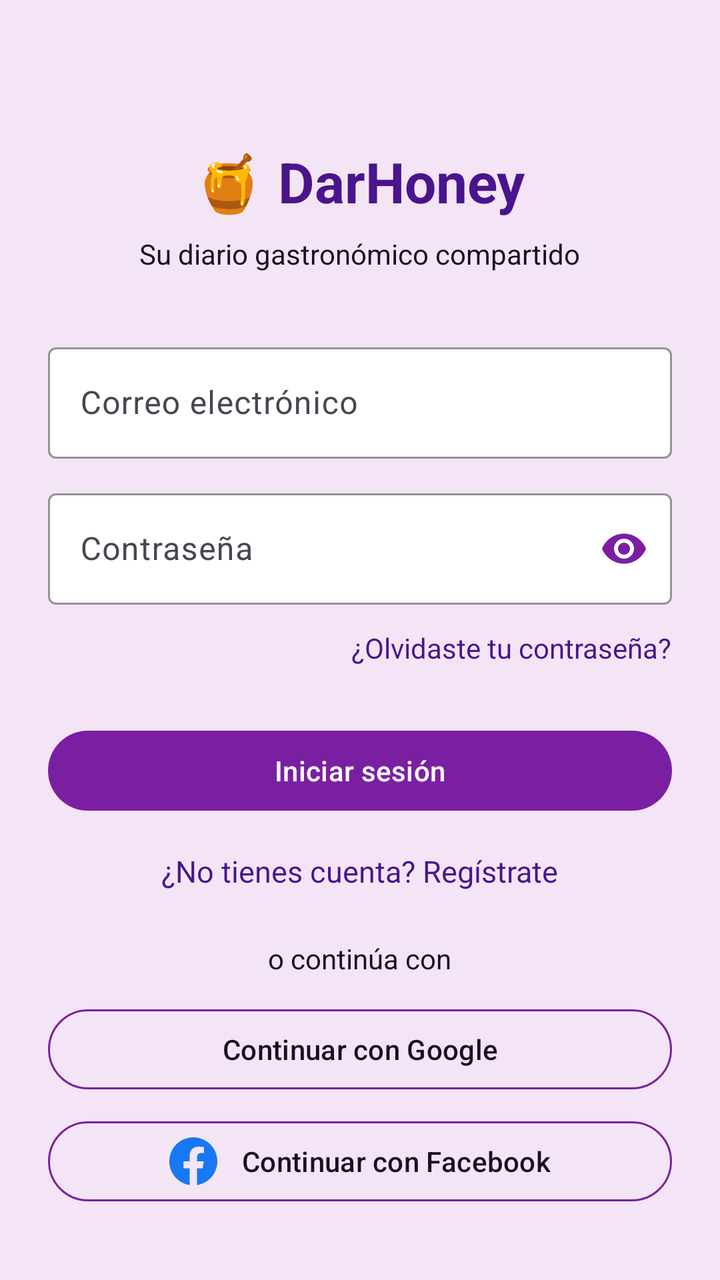
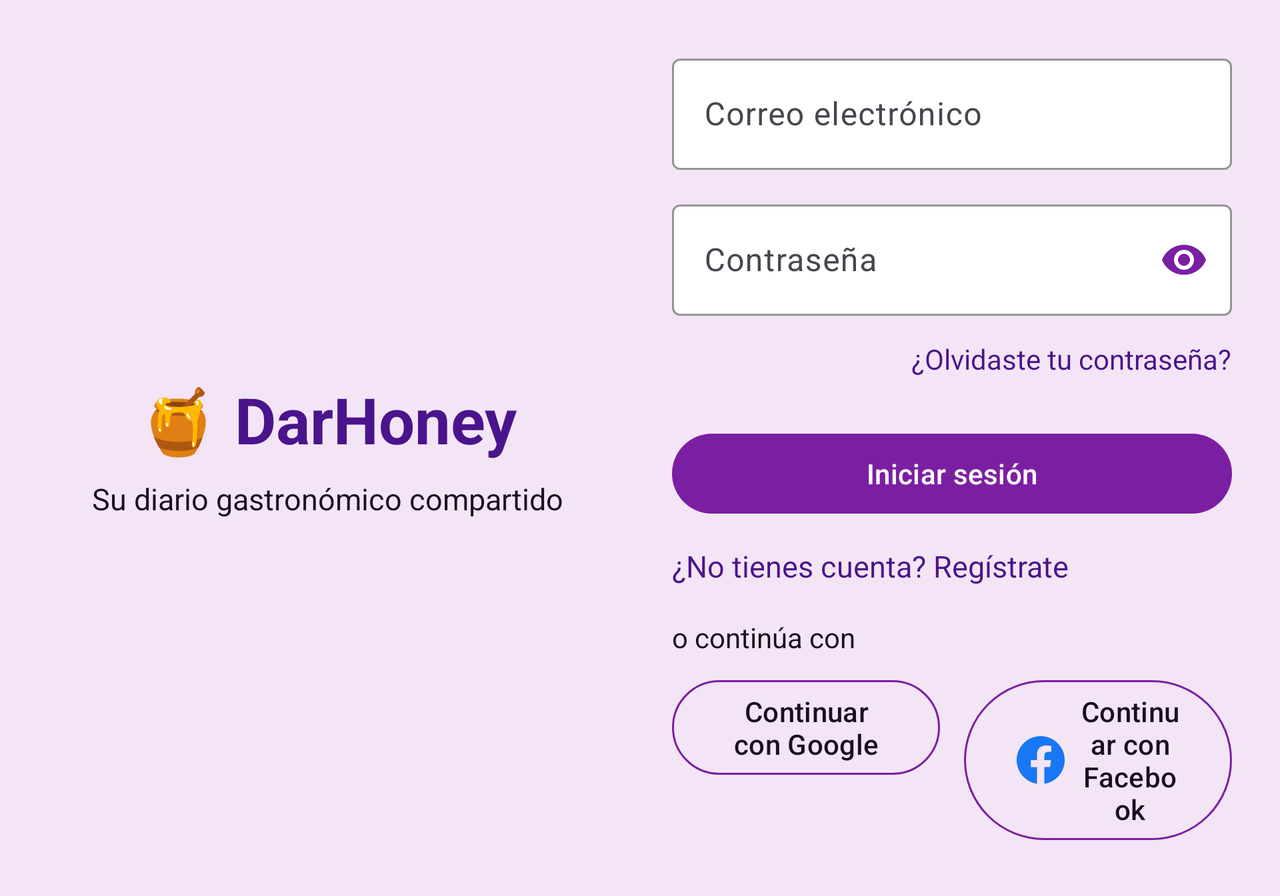

Two renders of one Android screen. The first uses the default layout on a phone; the second uses the alternative layout the repository ships for a different screen configuration, on a matching device. The two XML files are below.
<!-- AndroidManifest.xml: activity theme Theme.DarHoney -->
<!-- res/layout/activity_login.xml -->
<?xml version="1.0" encoding="utf-8"?>
<ScrollView xmlns:android="http://schemas.android.com/apk/res/android"
    xmlns:app="http://schemas.android.com/apk/res-auto"
    android:layout_width="match_parent"
    android:layout_height="match_parent"
    android:background="@color/honey_background"
    android:fillViewport="true">

    <LinearLayout
        android:layout_width="match_parent"
        android:layout_height="wrap_content"
        android:gravity="center_horizontal"
        android:orientation="vertical"
        android:padding="24dp">

        <TextView
            android:layout_width="wrap_content"
            android:layout_height="wrap_content"
            android:layout_marginTop="48dp"
            android:text="🍯 DarHoney"
            android:textColor="@color/honey_primary_dark"
            android:textSize="28sp"
            android:textStyle="bold" />

        <TextView
            android:layout_width="wrap_content"
            android:layout_height="wrap_content"
            android:layout_marginTop="8dp"
            android:layout_marginBottom="32dp"
            android:text="Su diario gastronómico compartido"
            android:textColor="@color/honey_on_surface"
            android:textSize="14sp" />

        <com.google.android.material.textfield.TextInputLayout
            android:id="@+id/tilName"
            style="@style/Widget.DarHoney.TextInputLayout"
            android:layout_width="match_parent"
            android:layout_height="wrap_content"
            android:visibility="gone"
            android:hint="Tu nombre">

            <com.google.android.material.textfield.TextInputEditText
                android:id="@+id/etName"
                style="@style/Widget.DarHoney.TextInputEditText"
                android:layout_width="match_parent"
                android:layout_height="wrap_content"
                android:inputType="textPersonName"
                android:textColor="@color/honey_on_surface" />
        </com.google.android.material.textfield.TextInputLayout>

        <com.google.android.material.textfield.TextInputLayout
            android:id="@+id/tilEmail"
            style="@style/Widget.DarHoney.TextInputLayout"
            android:layout_width="match_parent"
            android:layout_height="wrap_content"
            android:hint="Correo electrónico">

            <com.google.android.material.textfield.TextInputEditText
                android:id="@+id/etEmail"
                style="@style/Widget.DarHoney.TextInputEditText"
                android:layout_width="match_parent"
                android:layout_height="wrap_content"
                android:inputType="textEmailAddress"
                android:textColor="@color/honey_on_surface" />
        </com.google.android.material.textfield.TextInputLayout>

        <com.google.android.material.textfield.TextInputLayout
            android:id="@+id/tilPassword"
            style="@style/Widget.DarHoney.TextInputLayout"
            android:layout_width="match_parent"
            android:layout_height="wrap_content"
            android:layout_marginTop="12dp"
            android:hint="Contraseña"
            app:endIconMode="password_toggle"
            app:endIconTint="@color/honey_primary">

            <com.google.android.material.textfield.TextInputEditText
                android:id="@+id/etPassword"
                style="@style/Widget.DarHoney.TextInputEditText"
                android:layout_width="match_parent"
                android:layout_height="wrap_content"
                android:inputType="textPassword"
                android:textColor="@color/honey_on_surface" />
        </com.google.android.material.textfield.TextInputLayout>

        <TextView
            android:id="@+id/tvForgotPassword"
            android:layout_width="wrap_content"
            android:layout_height="wrap_content"
            android:layout_gravity="end"
            android:layout_marginTop="8dp"
            android:paddingVertical="4dp"
            android:text="@string/forgot_password"
            android:textColor="@color/honey_primary_dark"
            android:textSize="14sp" />

        <com.google.android.material.button.MaterialButton
            android:id="@+id/btnSubmit"
            android:layout_width="match_parent"
            android:layout_height="wrap_content"
            android:layout_marginTop="24dp"
            android:text="Iniciar sesión"
            android:textColor="@color/white"
            app:backgroundTint="@color/honey_primary" />

        <TextView
            android:id="@+id/tvToggleMode"
            android:layout_width="wrap_content"
            android:layout_height="wrap_content"
            android:layout_marginTop="16dp"
            android:text="¿No tienes cuenta? Regístrate"
            android:textColor="@color/honey_primary_dark"
            android:textSize="15sp" />

        <TextView
            android:id="@+id/tvOrContinue"
            android:layout_width="wrap_content"
            android:layout_height="wrap_content"
            android:layout_marginTop="24dp"
            android:text="@string/or_continue_with"
            android:textColor="@color/honey_on_surface"
            android:textSize="14sp" />

        <com.google.android.material.button.MaterialButton
            android:id="@+id/btnGoogle"
            style="@style/Widget.Material3.Button.OutlinedButton"
            android:layout_width="match_parent"
            android:layout_height="wrap_content"
            android:layout_marginTop="12dp"
            android:text="@string/sign_in_with_google"
            android:textColor="@color/honey_on_surface"
            app:icon="@drawable/ic_logo_google"
            app:iconGravity="textStart"
            app:iconPadding="12dp"
            app:iconSize="24dp"
            app:iconTint="@null"
            app:strokeColor="@color/honey_primary" />

        <com.google.android.material.button.MaterialButton
            android:id="@+id/btnFacebook"
            style="@style/Widget.Material3.Button.OutlinedButton"
            android:layout_width="match_parent"
            android:layout_height="wrap_content"
            android:layout_marginTop="8dp"
            android:text="@string/sign_in_with_facebook"
            android:textColor="@color/honey_on_surface"
            app:icon="@drawable/ic_logo_facebook"
            app:iconGravity="textStart"
            app:iconPadding="12dp"
            app:iconSize="24dp"
            app:iconTint="@null"
            app:strokeColor="@color/honey_primary" />

        <ProgressBar
            android:id="@+id/progressBar"
            android:layout_width="wrap_content"
            android:layout_height="wrap_content"
            android:layout_marginTop="16dp"
            android:indeterminateTint="@color/honey_primary"
            android:visibility="gone" />

    </LinearLayout>
</ScrollView>
<!-- resources referenced by this layout -->
<resources>
  <color name="honey_background">#F3E5F5</color>
  <color name="honey_on_surface">#1A0F22</color>
  <color name="honey_primary">#7B1FA2</color>
  <color name="honey_primary_dark">#4A148C</color>
  <color name="white">#FFFFFFFF</color>
  <!-- drawable ic_logo_facebook (drawable) -->
  <vector xmlns:android="http://schemas.android.com/apk/res/android"
      android:width="24dp"
      android:height="24dp"
      android:viewportWidth="24"
      android:viewportHeight="24">
      <path
          android:fillColor="#1877F2"
          android:pathData="M24,12c0,-6.627 -5.373,-12 -12,-12C5.373,0 0,5.373 0,12c0,5.991 4.388,10.954 10.125,11.854V15.469H7.078V12h3.047V9.356c0,-3.007 1.792,-4.669 4.533,-4.669 1.312,0 2.686,0.234 2.686,0.234v2.953H15.83c-1.491,0 -1.956,0.925 -1.956,1.874V12h3.328l-0.532,3.469h-2.796v8.385C19.612,22.954 24,17.991 24,12z" />
  </vector>
  <string name="forgot_password">¿Olvidaste tu contraseña?</string>
  <string name="or_continue_with">o continúa con</string>
  <string name="sign_in_with_facebook">Continuar con Facebook</string>
  <string name="sign_in_with_google">Continuar con Google</string>
  <style name="Widget.DarHoney.TextInputEditText" parent="Widget.Material3.TextInputEditText.OutlinedBox">
          <item name="android:textColor">@color/honey_on_surface</item>
          <item name="android:textColorHint">@color/honey_text_secondary</item>
          <item name="android:textSize">16sp</item>
      </style>
  <style name="Widget.DarHoney.TextInputLayout" parent="Widget.Material3.TextInputLayout.OutlinedBox">
          <item name="hintTextColor">@color/honey_text_secondary</item>
          <item name="boxStrokeColor">@color/honey_primary</item>
          <item name="boxBackgroundColor">@color/honey_surface</item>
          <item name="materialThemeOverlay">@style/ThemeOverlay.DarHoney.TextInput</item>
          <item name="editTextStyle">@style/Widget.DarHoney.TextInputEditText</item>
      </style>
  <style name="Theme.DarHoney" parent="Base.Theme.DarHoney" />
  <color name="honey_text_secondary">#4A148C</color>
  <color name="honey_surface">#FFFFFF</color>
  <style name="ThemeOverlay.DarHoney.TextInput" parent="ThemeOverlay.Material3.TextInputEditText.OutlinedBox">
          <item name="colorControlActivated">@color/honey_primary</item>
          <item name="android:textColor">@color/honey_on_surface</item>
          <item name="android:textColorHint">@color/honey_text_secondary</item>
      </style>
  <style name="Base.Theme.DarHoney" parent="Theme.Material3.Light.NoActionBar">
          <item name="colorPrimary">@color/honey_primary</item>
          <item name="colorPrimaryDark">@color/honey_primary_dark</item>
          <item name="colorSecondary">@color/honey_secondary</item>
          <item name="android:colorBackground">@color/honey_background</item>
          <item name="colorSurface">@color/honey_surface</item>
          <item name="colorOnPrimary">@color/honey_on_primary</item>
          <item name="colorOnSurface">@color/honey_on_surface</item>
          <item name="android:textColor">@color/honey_on_surface</item>
          <item name="android:textColorPrimary">@color/honey_on_surface</item>
          <item name="android:textColorHint">@color/honey_text_secondary</item>
          <item name="textInputStyle">@style/Widget.DarHoney.TextInputLayout</item>
          <item name="editTextStyle">@style/Widget.DarHoney.TextInputEditText</item>
          <item name="android:editTextStyle">@style/Widget.DarHoney.TextInputEditText</item>
          <item name="android:statusBarColor">@color/honey_primary_dark</item>
      </style>
  <color name="honey_secondary">#CE93D8</color>
  <color name="honey_on_primary">#FFFFFF</color>
</resources>
<!-- res/layout-land/activity_login.xml (the repository's variant of the layout above) -->
<!-- drawn on the phone turned sideways -->
<?xml version="1.0" encoding="utf-8"?>
<ScrollView xmlns:android="http://schemas.android.com/apk/res/android"
    xmlns:app="http://schemas.android.com/apk/res-auto"
    android:layout_width="match_parent"
    android:layout_height="match_parent"
    android:background="@color/honey_background"
    android:fillViewport="true">

    <LinearLayout
        android:layout_width="match_parent"
        android:layout_height="wrap_content"
        android:baselineAligned="false"
        android:gravity="center_vertical"
        android:orientation="horizontal"
        android:padding="24dp">

        <LinearLayout
            android:layout_width="0dp"
            android:layout_height="wrap_content"
            android:layout_weight="1"
            android:gravity="center_horizontal"
            android:orientation="vertical"
            android:paddingEnd="16dp">

            <TextView
                android:layout_width="wrap_content"
                android:layout_height="wrap_content"
                android:text="🍯 DarHoney"
                android:textColor="@color/honey_primary_dark"
                android:textSize="32sp"
                android:textStyle="bold" />

            <TextView
                android:layout_width="wrap_content"
                android:layout_height="wrap_content"
                android:layout_marginTop="8dp"
                android:gravity="center"
                android:text="Su diario gastronómico compartido"
                android:textColor="@color/honey_on_surface"
                android:textSize="15sp" />
        </LinearLayout>

        <LinearLayout
            android:layout_width="0dp"
            android:layout_height="wrap_content"
            android:layout_weight="1"
            android:orientation="vertical"
            android:paddingStart="16dp">

            <com.google.android.material.textfield.TextInputLayout
                android:id="@+id/tilName"
                style="@style/Widget.DarHoney.TextInputLayout"
                android:layout_width="match_parent"
                android:layout_height="wrap_content"
                android:visibility="gone"
                android:hint="Tu nombre">

                <com.google.android.material.textfield.TextInputEditText
                    android:id="@+id/etName"
                    style="@style/Widget.DarHoney.TextInputEditText"
                    android:layout_width="match_parent"
                    android:layout_height="wrap_content"
                    android:inputType="textPersonName"
                    android:textColor="@color/honey_on_surface" />
            </com.google.android.material.textfield.TextInputLayout>

            <com.google.android.material.textfield.TextInputLayout
                android:id="@+id/tilEmail"
                style="@style/Widget.DarHoney.TextInputLayout"
                android:layout_width="match_parent"
                android:layout_height="wrap_content"
                android:hint="Correo electrónico">

                <com.google.android.material.textfield.TextInputEditText
                    android:id="@+id/etEmail"
                    style="@style/Widget.DarHoney.TextInputEditText"
                    android:layout_width="match_parent"
                    android:layout_height="wrap_content"
                    android:inputType="textEmailAddress"
                    android:textColor="@color/honey_on_surface" />
            </com.google.android.material.textfield.TextInputLayout>

            <com.google.android.material.textfield.TextInputLayout
                android:id="@+id/tilPassword"
                style="@style/Widget.DarHoney.TextInputLayout"
                android:layout_width="match_parent"
                android:layout_height="wrap_content"
                android:layout_marginTop="12dp"
                android:hint="Contraseña"
                app:endIconMode="password_toggle"
                app:endIconTint="@color/honey_primary">

                <com.google.android.material.textfield.TextInputEditText
                    android:id="@+id/etPassword"
                    style="@style/Widget.DarHoney.TextInputEditText"
                    android:layout_width="match_parent"
                    android:layout_height="wrap_content"
                    android:inputType="textPassword"
                    android:textColor="@color/honey_on_surface" />
            </com.google.android.material.textfield.TextInputLayout>

            <TextView
                android:id="@+id/tvForgotPassword"
                android:layout_width="wrap_content"
                android:layout_height="wrap_content"
                android:layout_gravity="end"
                android:layout_marginTop="8dp"
                android:paddingVertical="4dp"
                android:text="@string/forgot_password"
                android:textColor="@color/honey_primary_dark"
                android:textSize="14sp" />

            <com.google.android.material.button.MaterialButton
                android:id="@+id/btnSubmit"
                android:layout_width="match_parent"
                android:layout_height="wrap_content"
                android:layout_marginTop="20dp"
                android:text="Iniciar sesión"
                android:textColor="@color/white"
                app:backgroundTint="@color/honey_primary" />

            <TextView
                android:id="@+id/tvToggleMode"
                android:layout_width="wrap_content"
                android:layout_height="wrap_content"
                android:layout_marginTop="12dp"
                android:text="¿No tienes cuenta? Regístrate"
                android:textColor="@color/honey_primary_dark"
                android:textSize="15sp" />

            <TextView
                android:id="@+id/tvOrContinue"
                android:layout_width="wrap_content"
                android:layout_height="wrap_content"
                android:layout_marginTop="16dp"
                android:text="@string/or_continue_with"
                android:textColor="@color/honey_on_surface"
                android:textSize="14sp" />

            <LinearLayout
                android:layout_width="match_parent"
                android:layout_height="wrap_content"
                android:layout_marginTop="8dp"
                android:orientation="horizontal">

                <com.google.android.material.button.MaterialButton
                    android:id="@+id/btnGoogle"
                    style="@style/Widget.Material3.Button.OutlinedButton"
                    android:layout_width="0dp"
                    android:layout_height="wrap_content"
                    android:layout_marginEnd="6dp"
                    android:layout_weight="1"
                    android:text="@string/sign_in_with_google"
                    android:textColor="@color/honey_on_surface"
                    app:icon="@drawable/ic_logo_google"
                    app:iconGravity="textStart"
                    app:iconPadding="8dp"
                    app:iconSize="24dp"
                    app:iconTint="@null"
                    app:strokeColor="@color/honey_primary" />

                <com.google.android.material.button.MaterialButton
                    android:id="@+id/btnFacebook"
                    style="@style/Widget.Material3.Button.OutlinedButton"
                    android:layout_width="0dp"
                    android:layout_height="wrap_content"
                    android:layout_marginStart="6dp"
                    android:layout_weight="1"
                    android:text="@string/sign_in_with_facebook"
                    android:textColor="@color/honey_on_surface"
                    app:icon="@drawable/ic_logo_facebook"
                    app:iconGravity="textStart"
                    app:iconPadding="8dp"
                    app:iconSize="24dp"
                    app:iconTint="@null"
                    app:strokeColor="@color/honey_primary" />
            </LinearLayout>

            <ProgressBar
                android:id="@+id/progressBar"
                android:layout_width="wrap_content"
                android:layout_height="wrap_content"
                android:layout_gravity="center_horizontal"
                android:layout_marginTop="12dp"
                android:indeterminateTint="@color/honey_primary"
                android:visibility="gone" />
        </LinearLayout>
    </LinearLayout>
</ScrollView>
